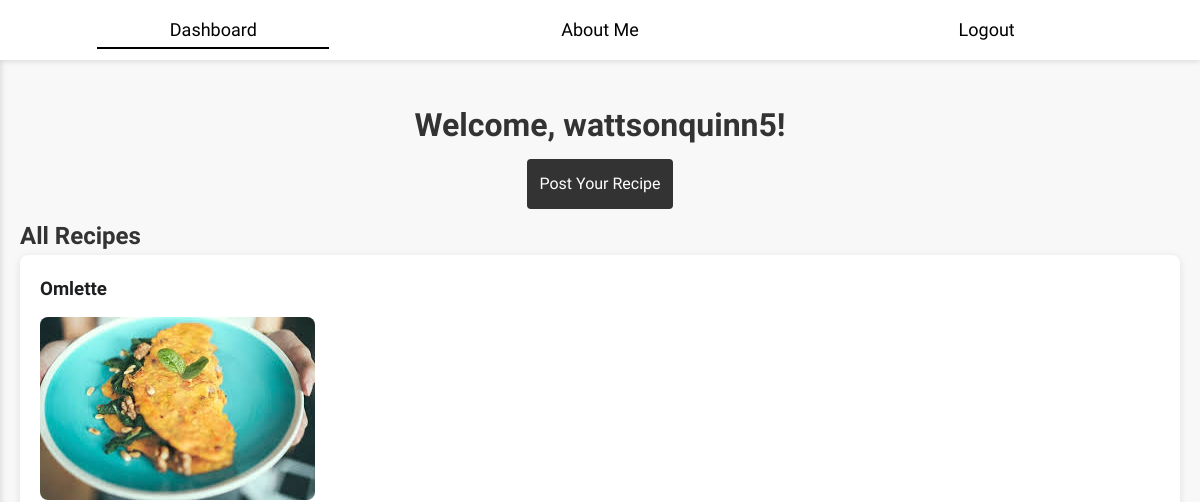
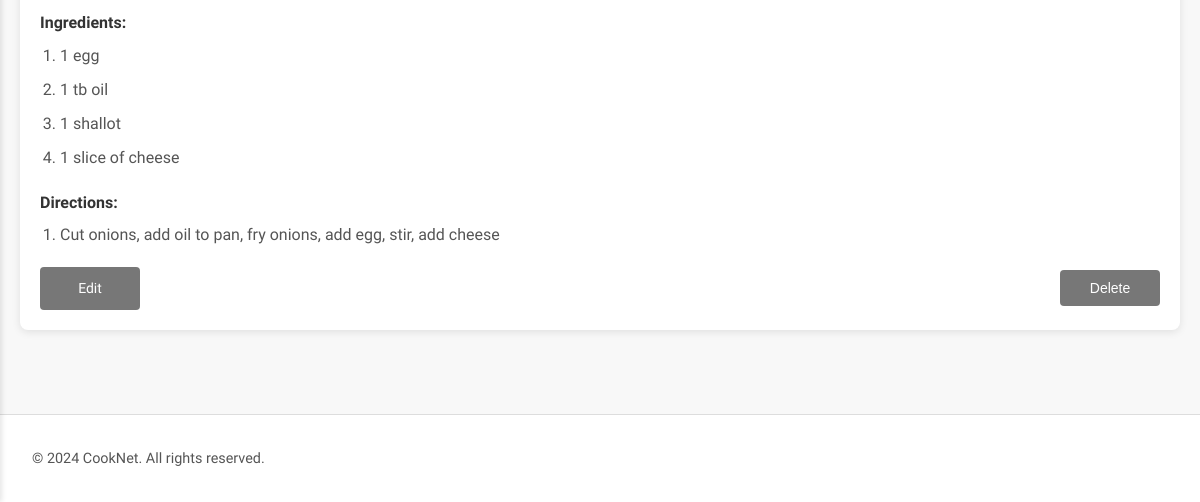
/dashboard (signed in), run on an earlier commit of the app's database (2 pictures, top to bottom).
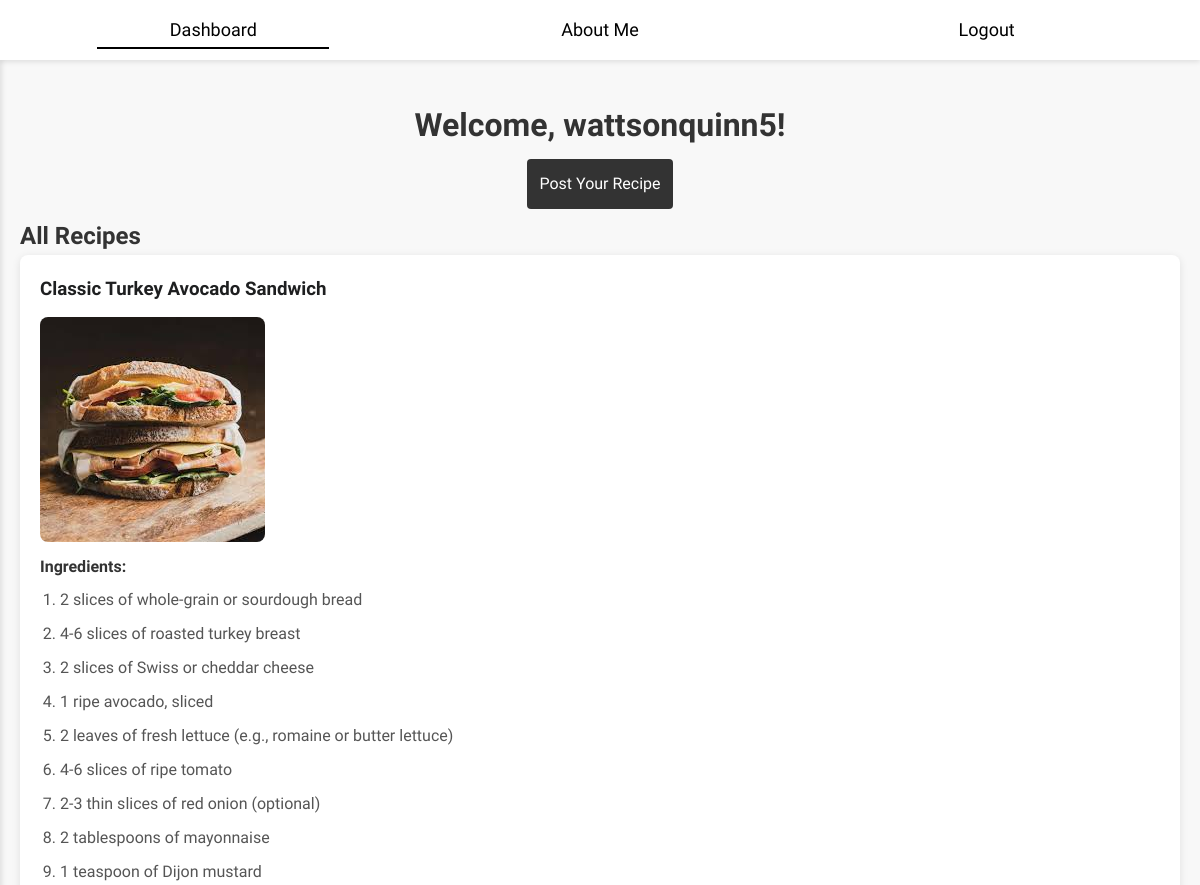
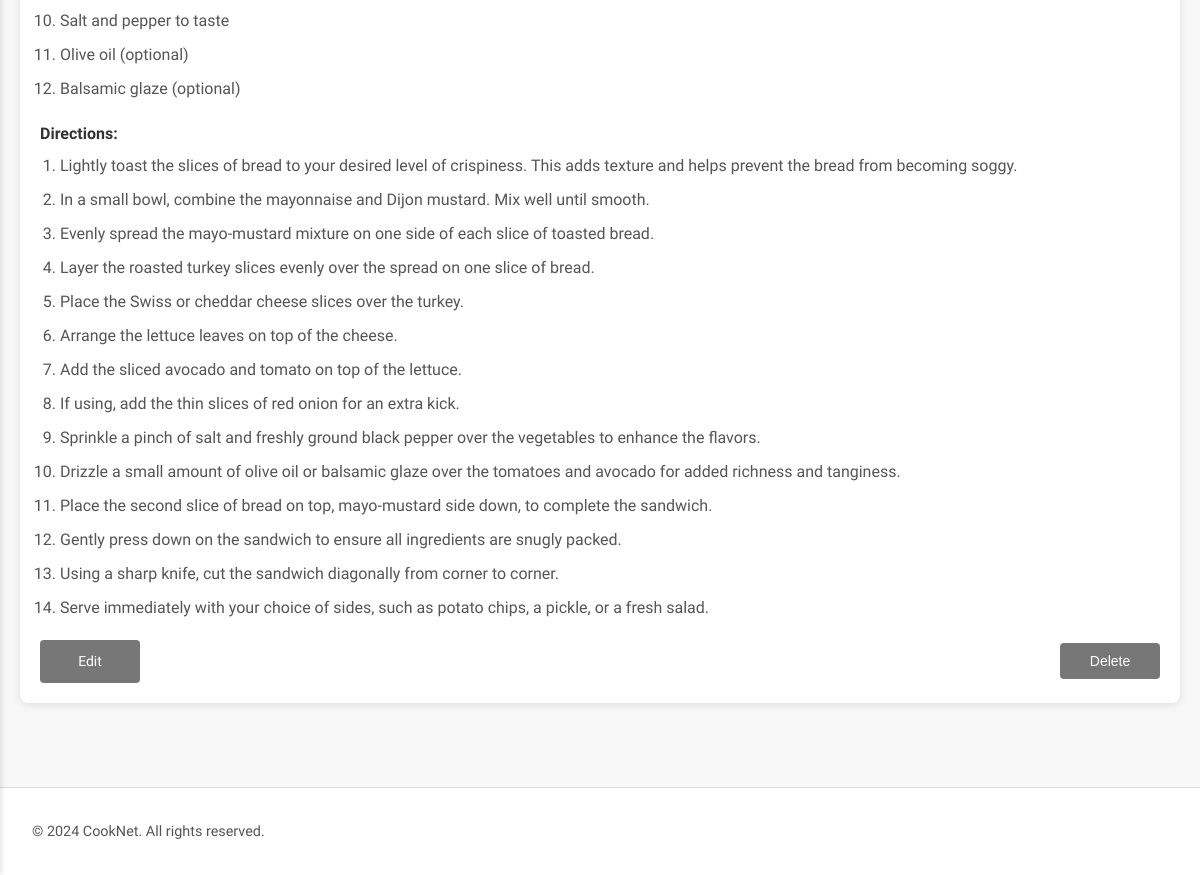
And on a later commit of the database (2 pictures, top to bottom).
### tables this page shows
CREATE TABLE recipes (
                        id INTEGER PRIMARY KEY AUTOINCREMENT,
                        user_id INTEGER NOT NULL,
                        title TEXT NOT NULL,
                        ingredients TEXT NOT NULL, -- Ensure this line exists
                        directions TEXT NOT NULL,
                        image TEXT,
                        FOREIGN KEY (user_id) REFERENCES users (id)
                      );

### app.py (the view)
@app.route('/dashboard')
def dashboard():
    if 'user_id' not in session:
        return redirect(url_for('login'))
    db = get_db()
    recipes = db.execute('''SELECT recipes.*, users.username
                             FROM recipes
                             JOIN users ON recipes.user_id = users.id
                             ORDER BY recipes.id DESC''').fetchall()
    return render_template('dashboard.html', recipes=recipes, username=session['username'])

### app.py (called while the page is built)
def get_db():
    if 'db' not in g:
        g.db = sqlite3.connect(DATABASE)
        g.db.row_factory = sqlite3.Row
    return g.db

### templates/dashboard.html (shortened to what this page needs)
<!DOCTYPE html>
<html lang="en">
<head>
    <link rel="stylesheet" href="{{ url_for('static', filename='style.css') }}">
</head>
<body>
    <div class="top-menu">
        <div class="top-menu-content">
            <a href="{{ url_for('dashboard') }}" class="menu-center active">Dashboard</a>
            <a href="{{ url_for('aboutme') }}" class="menu-center">About Me</a>
            <a href="{{ url_for('logout') }}" class="menu-center">Logout</a>
        </div>
    </div>
    <div class="main-content">
        <h1 class="center">Welcome, {{ username }}!</h1>
        <div class="post-recipe-button center">
            <a href="{{ url_for('post_recipe') }}" class="button">Post Your Recipe</a>
        </div>
        <div class="all-recipes">
            <h2>All Recipes</h2>
            {% for recipe in recipes %}
            <div class="recipe-card">
                <h3>{{ recipe['title'] }}</h3>
                {% if recipe['image'] %}
                <img src="{{ url_for('static', filename=recipe['image'].split('static/')[-1]) }}" alt="Recipe Image" class="recipe-image">
                {% endif %}
                <h4>Ingredients:</h4>
                {% if recipe['ingredients'] %}
                <ol>
                    {% for ingredient in recipe['ingredients'].split('\n') %}
                        {% if ingredient.strip() %}
                            <li>{{ ingredient }}</li>
                        {% endif %}
                    {% endfor %}
                </ol>
                {% else %}
                <p>No ingredients listed.</p>
                {% endif %}
                <h4>Directions:</h4>
                {% if recipe['directions'] %}
                <ol>
                    {% for direction in recipe['directions'].split('\n') %}
                        {% if direction.strip() %}
                            <li>{{ direction }}</li>
                        {% endif %}
                    {% endfor %}
                </ol>
                {% else %}
                <p>No directions provided.</p>
                {% endif %}
                <div class="recipe-actions">
                    {% if recipe['user_id'] == session['user_id'] %}
                        <a href="{{ url_for('edit_recipe', recipe_id=recipe['id']) }}" class="button button-edit">Edit</a>
                        <form method="POST" action="{{ url_for('delete_recipe', recipe_id=recipe['id']) }}" onsubmit="return confirm('Are you sure you want to delete this recipe?');">
                            <button type="submit" class="button button-delete">Delete</button>
                        </form>
                    {% endif %}
                </div>
            </div>
            {% else %}
            <p class="center">No recipes found. Be the first to <a href="{{ url_for('post_recipe') }}">post a recipe</a>!</p>
            {% endfor %}
        </div>
    </div>
    <footer class="footer">
        <p class="center">&copy; 2024 CookNet. All rights reserved.</p>
    </footer>
</body>
</html>

What changed in the data, as far as the page shows it:
removed recipes: title "Omlette", image (picture), ingredient "1 egg" "1 tb oil" "1 shallot" "1 slice of cheese", directions "Cut onions, add oil to pan, fry onions, add egg, stir, add cheese"
added recipes: title "Classic Turkey Avocado Sandwich", image (picture), ingredient "2 slices of whole-grain or sourdough bread" "4-6 slices of roasted turkey breast" "2 slices of Swiss or cheddar cheese" "1 ripe avocado, sliced" "2 leaves of fresh lettuce (e.g., romaine or butter lettuce)" "4-6 slices of ripe tomato" "2-3 thin slices of red onion (optional)" "2 tablespoons of mayonnaise" "1 teaspoon of Dijon mustard" "Salt and pepper to taste" "Olive oil (optional)" "Balsamic glaze (optional)", direction "Lightly toast the slices of bread to your desired level of crispiness. This adds texture and helps prevent the bread from becoming soggy." "In a small bowl, combine the mayonnaise and Dijon mustard. Mix well until smooth." "Evenly spread the mayo-mustard mixture on one side of each slice of toasted bread." "Layer the roasted turkey slices evenly over the spread on one slice of bread." "Place the Swiss or cheddar cheese slices over the turkey." "Arrange the lettuce leaves on top of the cheese." "Add the sliced avocado and tomato on top of the lettuce." "If using, add the thin slices of red onion for an extra kick." "Sprinkle a pinch of salt and freshly ground black pepper over the vegetables to enhance the flavors." "Drizzle a small amount of olive oil or balsamic glaze over the tomatoes and avocado for added richness and tanginess." "Place the second slice of bread on top, mayo-mustard side down, to complete the sandwich." "Gently press down on the sandwich to ensure all ingredients are snugly packed." "Using a sharp knife, cut the sandwich diagonally from corner to corner." "Serve immediately with your choice of sides, such as potato chips, a pickle, or a fresh salad.", shown under "All Recipes"
